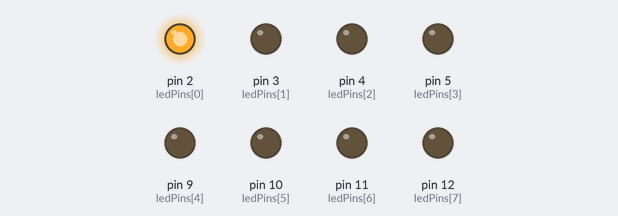
Simulated run of this sketch. Board: Arduino Uno, built with avr-gcc and run on an emulated ATmega328P. Shown: output pins drawn as LEDs (lit = HIGH).

Above: at 0.05 s.
At 0.55 s:
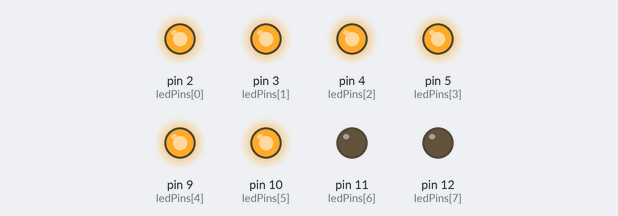
At 0.85 s:
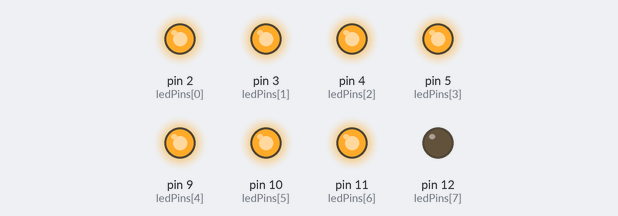
At 1.75 s:
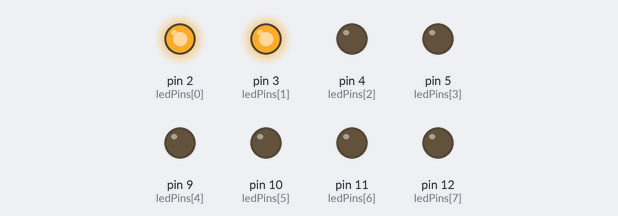
At 2.65 s:
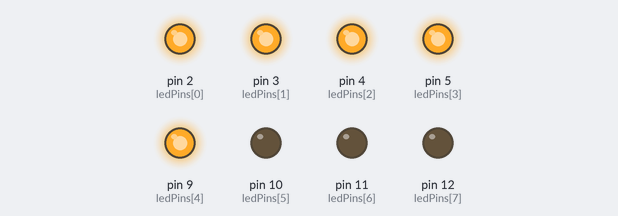
At 3.55 s:
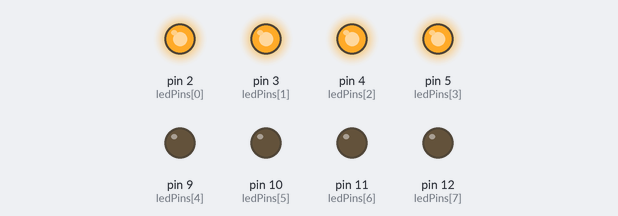
Timing chart, 0 to 3.9 s (numbered marks = the images above):
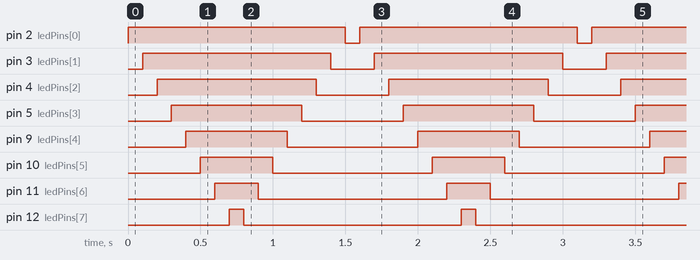

Measured:
- by itself, pin 2 (ledPins[0]): alternates HIGH for 1.5 s and LOW for 0.10 s
- by itself, pin 3 (ledPins[1]): alternates HIGH for 1.3 s and LOW for 0.30 s
- by itself, pin 4 (ledPins[2]): alternates HIGH for 1.1 s and LOW for 0.50 s
- by itself, pin 5 (ledPins[3]): alternates HIGH for 0.90 s and LOW for 0.70 s
- by itself, pin 9 (ledPins[4]): alternates HIGH for 0.70 s and LOW for 0.90 s
- by itself, pin 10 (ledPins[5]): alternates HIGH for 0.50 s and LOW for 1.1 s
- by itself, pin 11 (ledPins[6]): alternates HIGH for 0.30 s and LOW for 1.3 s
- by itself, pin 12 (ledPins[7]): alternates HIGH for 0.10 s and LOW for 1.5 s

The sketch:

seriesRightTOLeft.ino
```cpp
int ledPins[8]={2,3,4,5,9,10,11,12};
void setup() {
  // put your setup code here, to run once:
for(int i=0;i<8;i++)pinMode(ledPins[i],OUTPUT);
}

void loop() {
  // put your main code here, to run repeatedly:
for(int i=0;i<8;i++){
  digitalWrite(ledPins[i],HIGH);
  delay(100);
}
for(int i=7;i>=0;i--){
  digitalWrite(ledPins[i],LOW);
  delay(100);
}
}
```
